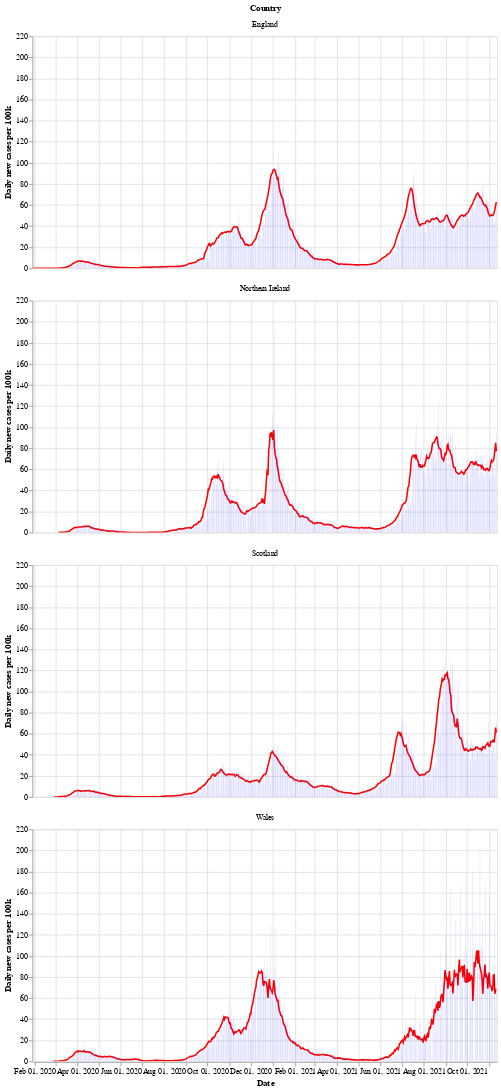

The code cell stored with this chart in its notebook:
### Markdown cell above
Next is a bar chart of the number of new cases in each country (per 100k population), with the 7 day moving average of cases. Again we see that Wales saw a longer period of raising and falling cases compared to the other countries.

After a period of cases falling, each nation is now seeing a rise in the number of cases - especially in Wales.

### Code cell
# collapse
bars = alt.Chart(uk_cases).mark_bar().encode(
    x=alt.X("yearmonthdate(date):T", axis=alt.Axis(title='Date')),
    y=alt.Y("newCasesRate:Q", axis=alt.Axis(title='Daily new cases per 100k')),
    tooltip='newCasesRate',
    color=alt.condition(
        alt.datum.dailyChange > 0,
        alt.value("orange"),  # The positive color
        alt.value("blue")  # The negative color
    )
).properties(title='New cases per 100k population with rolling 7 day average', width=600).interactive()
line = alt.Chart(uk_cases).mark_line(
    color='red',
    size=2,
).transform_window(
    rolling_mean='mean(newCasesRate)',
    frame=[0, 7],
    groupby=['areaName']
).encode(
    x='yearmonthdate(date):T',
    y='rolling_mean:Q'
)
alt.layer(line, bars, data=uk_cases).facet(alt.Row('areaName', title='Country'), columns=1)

### Figure 1 — Vega-Lite specification as saved in the notebook (floating-point values rounded to 4 significant figures; data arrays with more than 128 entries replaced by an {"elided": "..."} marker saying what was removed)
{"config": {"view": {"continuousWidth": 400, "continuousHeight": 300}}, "data": {"name": "data-bf6db33ba9fc63f5921668ab15da0d5e"}, "facet": {"type": "nominal", "field": "areaName", "title": "Country"}, "spec": {"layer": [{"mark": {"type": "line", "color": "red", "size": 2}, "encoding": {"x": {"type": "temporal", "field": "date", "timeUnit": "yearmonthdate"}, "y": {"type": "quantitative", "field": "rolling_mean"}}, "transform": [{"window": [{"op": "mean", "field": "newCasesRate", "as": "rolling_mean"}], "frame": [0, 7], "groupby": ["areaName"]}]}, {"mark": "bar", "encoding": {"color": {"condition": {"value": "orange", "test": "(datum.dailyChange > 0)"}, "value": "blue"}, "tooltip": {"type": "quantitative", "field": "newCasesRate"}, "x": {"type": "temporal", "axis": {"title": "Date"}, "field": "date", "timeUnit": "yearmonthdate"}, "y": {"type": "quantitative", "axis": {"title": "Daily new cases per 100k"}, "field": "newCasesRate"}}, "selection": {"selector002": {"type": "interval", "bind": "scales", "encodings": ["x", "y"]}}, "title": "New cases per 100k population with rolling 7 day average", "width": 600}]}, "columns": 1, "$schema": "https://vega.github.io/schema/vega-lite/v4.8.1.json", "datasets": {"data-bf6db33ba9fc63f5921668ab15da0d5e": {"elided": "2516 records"}}}
